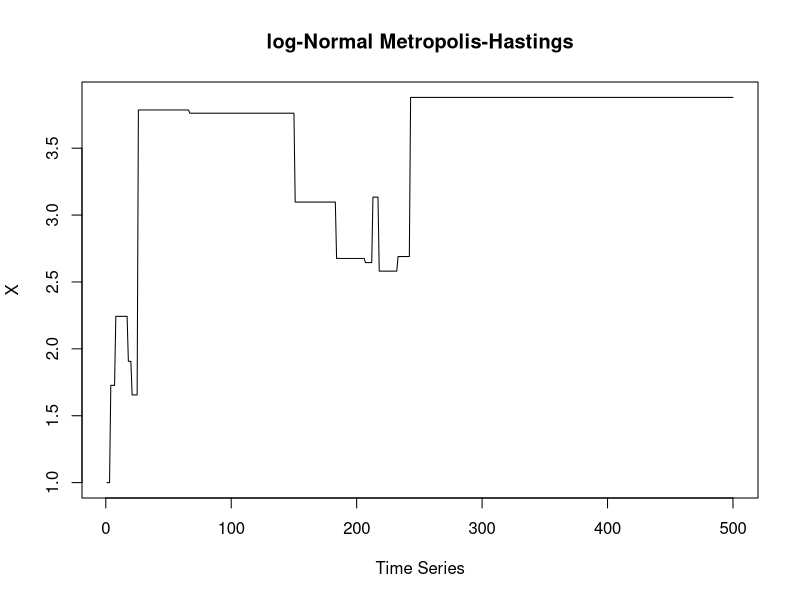
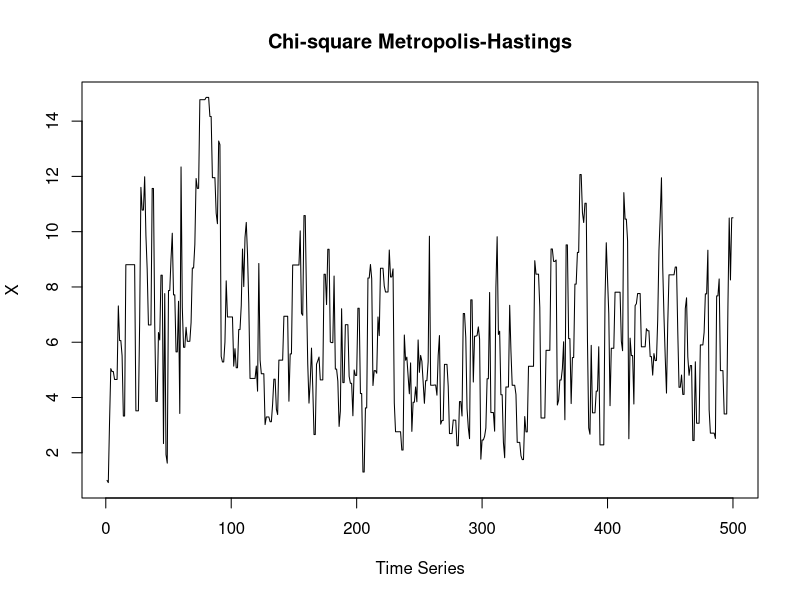
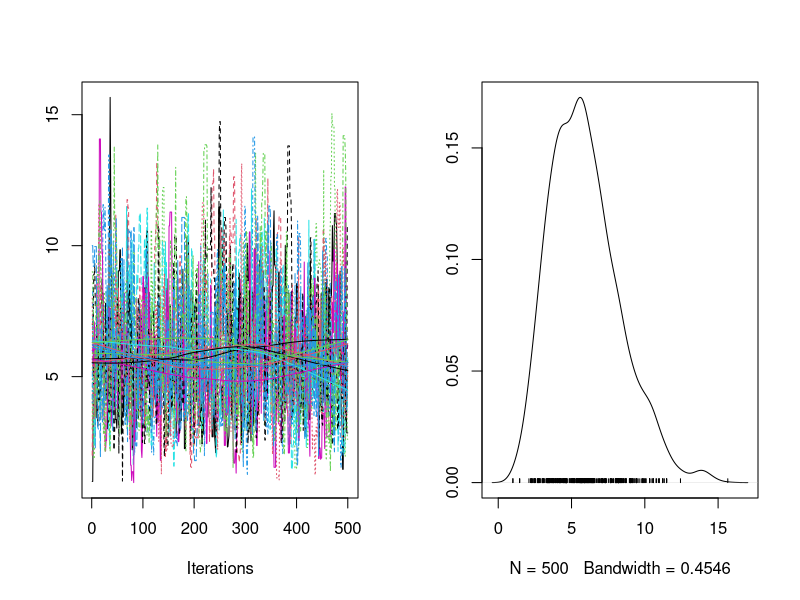

Recreate these plots in R, in order.
## ---- chunk 1
knitr::opts_chunk$set(echo = TRUE)
## ---- chunk 2
RNGversion("3.5.1")

#question1

set.seed(12345)
MH_normal <- function(tmax, X0){
  t=1
  X=rep(X0,tmax)
  while(t < tmax){
    Y <- rlnorm(1, X[t], 1)
    U <- runif(1,0,1)
  
    alpha_fun <- function(X,Y){
      pi_Y = (Y^5)*exp(-Y)
      pi_Xt = (X^5)*exp(-X)
      q_Xt = dlnorm(X, Y,1)
      q_Y = dlnorm(Y,X,1)
      out = min(1,pi_Y*q_Xt/(pi_Xt*q_Y))
      return(out)
    }
      if(U < alpha_fun(X[t],Y)){
        X[t+1] = Y
      }else{
        X[t+1] = X[t]
        }
    t=t+1
  }
　return(X)
}
tmax=500
X0=1
plot(1:tmax, MH_normal(tmax,X0),"l",xlab="Time Series", ylab="X", main="log-Normal Metropolis-Hastings")
## ---- chunk 3
# 2
MH_chi <- function(tmax, X0){
  t=1
  X=rep(X0,tmax)
  while(t < tmax){
    Y <- rchisq(1, X[t]+1)
    U <- runif(1,0,1)
    
    alpha_fun <- function(X,Y){
      pi_Y = (Y^5)*exp(-Y)
      pi_Xt = (X^5)*exp(-X)
      q_Xt = dchisq(X, Y+1)
      q_Y = dchisq(Y,X+1)
      out = min(1,pi_Y*q_Xt/(pi_Xt*q_Y))
      return(out)
    }
    if(U < alpha_fun(X[t],Y)){
      X[t+1] = Y # floor?
    }else{
      X[t+1] = X[t]
    }
    t=t+1
  }
  return(X)
}

tmax=500
X0 = 1
plot(1:tmax, MH_chi(tmax,X0),"l",  xlab="Time Series", ylab="X", main="Chi-square Metropolis-Hastings")  


## ---- chunk 4
library(coda)
f = mcmc.list()

for(X0 in 1:10){
  f[[X0]] = as.mcmc(MH_chi(tmax,X0))
}

print(gelman.diag(f))

plot(f)
## ---- chunk 5
# The samples from Step 1
mean(MH_normal(500,1))

# The samples from Step 2
mean(MH_chi(500,1))
